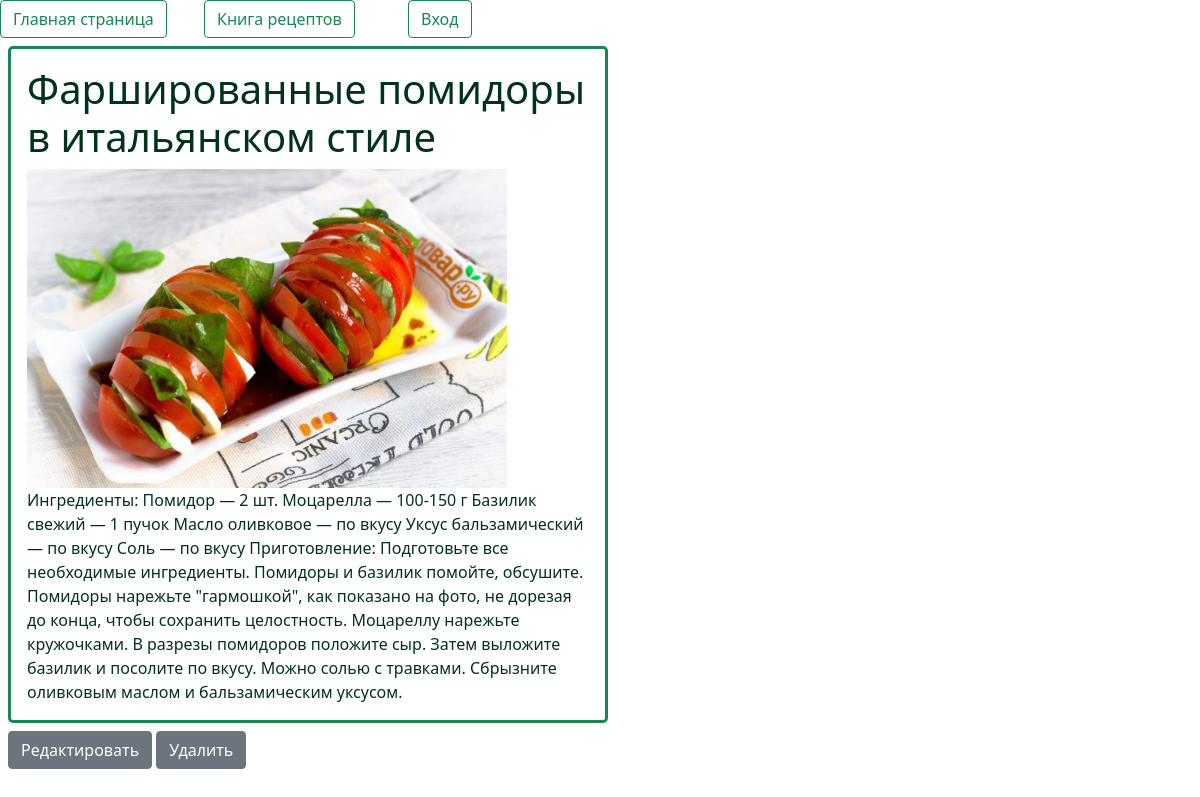
Screenshot of /post/3 with the database file from the repository.
### pprecipe/models.py (models this page shows, shortened)
class Posts(models.Model):
    title = models.CharField(max_length=100)
    text = models.TextField()
    image = models.CharField(max_length=200, default='null')

### pprecipe/views.py (the view)
# urls.py: path('post/<int:id>', views.post),
def post(request, id):
    post = Posts.objects.get(id=id)
    return render(request, 'post.html', {'post': post})

### pprecipe/templates/post.html (shortened to what this page needs)
{% extends "base.html" %}
{% load static %}
{% block content %}
            <div class="border border-3 border-success w-50 m-2 p-3 rounded-3">
                <h3 style="color: rgb(0, 51, 25);" class="fs-1">{{post.title}}</h3>
                <img style="width: 40vw; " src="/static/images/{{post.image}}" alt=""/>
                <div style="color: rgb(0, 51, 25);" class="fs-6">{{post.text}}</div>
            </div>
            <div class="m-2">
                <a class="btn btn-secondary" href="/editpost/{{post.id}}">
                    Редактировать
                </a>
                <a class="btn btn-secondary" href="/deletepost/{{post.id}}">
                    Удалить
                </a>
            </div>
{% endblock %}

### rows the page displays
Posts: title "Фаршированные помидоры в итальянском стиле", image (picture), text "Ингредиенты: Помидор — 2 шт. Моцарелла — 100-150 г Базилик свежий — 1 пучок Масло оливковое — по вкусу Уксус бальзамический — по вкусу Соль — по вкусу Приготовление: Подготовьте все необходимые ингредиенты. Помидоры и базилик помойте, обсушите. Помидоры нарежьте \"гармошкой\", как показано на фото, не дорезая до конца, чтобы сохранить целостность. Моцареллу нарежьте кружочками. В разрезы помидоров положите сыр. Затем выложите базилик и посолите по вкусу. Можно солью с травками. Сбрызните оливковым маслом и бальзамическим уксусом."
